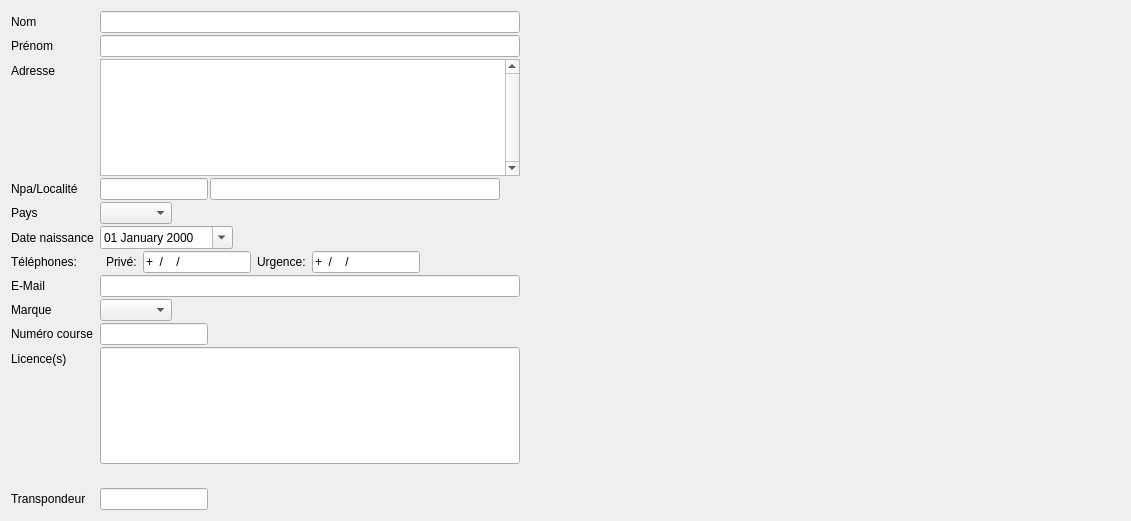
     <widget class="QWidget" name="formLayoutWidget">
      <property name="geometry">
       <rect>
        <x>260</x>
        <y>0</y>
        <width>1131</width>
        <height>521</height>
       </rect>
      </property>
      <layout class="QFormLayout" name="formLayout">
       <property name="fieldGrowthPolicy">
        <enum>QFormLayout::FieldsStayAtSizeHint</enum>
       </property>
       <property name="rowWrapPolicy">
        <enum>QFormLayout::DontWrapRows</enum>
       </property>
       <property name="verticalSpacing">
        <number>2</number>
       </property>
       <item row="0" column="0">
        <widget class="QLabel" name="label">
         <property name="text">
          <string>Nom</string>
         </property>
        </widget>
       </item>
       <item row="0" column="1">
        <widget class="QLineEdit" name="R_lastname">
         <property name="minimumSize">
          <size>
           <width>420</width>
           <height>0</height>
          </size>
         </property>
         <property name="text">
          <string/>
         </property>
        </widget>
       </item>
       <item row="1" column="0">
        <widget class="QLabel" name="label_6">
         <property name="text">
          <string>Prénom</string>
         </property>
        </widget>
       </item>
       <item row="1" column="1">
        <widget class="QLineEdit" name="R_firstname">
         <property name="minimumSize">
          <size>
           <width>420</width>
           <height>0</height>
          </size>
         </property>
         <property name="text">
          <string/>
         </property>
        </widget>
       </item>
       <item row="2" column="0">
        <widget class="QLabel" name="label_13">
         <property name="text">
          <string>Adresse</string>
         </property>
        </widget>
       </item>
       <item row="2" column="1">
        <widget class="QTextEdit" name="R_address">
         <property name="sizePolicy">
          <sizepolicy hsizetype="Expanding" vsizetype="Expanding">
           <horstretch>0</horstretch>
           <verstretch>0</verstretch>
          </sizepolicy>
         </property>
         <property name="minimumSize">
          <size>
           <width>420</width>
           <height>40</height>
          </size>
         </property>
         <property name="baseSize">
          <size>
           <width>420</width>
           <height>40</height>
          </size>
         </property>
         <property name="toolTip">
          <string notr="true"/>
         </property>
         <property name="statusTip">
          <string notr="true"/>
         </property>
         <property name="accessibleName">
          <string notr="true"/>
         </property>
         <property name="accessibleDescription">
          <string notr="true"/>
         </property>
         <property name="verticalScrollBarPolicy">
          <enum>Qt::ScrollBarAlwaysOn</enum>
         </property>
         <property name="horizontalScrollBarPolicy">
          <enum>Qt::ScrollBarAlwaysOff</enum>
         </property>
         <property name="sizeAdjustPolicy">
          <enum>QAbstractScrollArea::AdjustToContents</enum>
         </property>
         <property name="documentTitle">
          <string notr="true"/>
         </property>
         <property name="html">
          <string notr="true">&lt;!DOCTYPE HTML PUBLIC &quot;-//W3C//DTD HTML 4.0//EN&quot; &quot;http://www.w3.org/TR/REC-html40/strict.dtd&quot;&gt;
&lt;html&gt;&lt;head&gt;&lt;meta name=&quot;qrichtext&quot; content=&quot;1&quot; /&gt;&lt;style type=&quot;text/css&quot;&gt;
p, li { white-space: pre-wrap; }
&lt;/style&gt;&lt;/head&gt;&lt;body style=&quot; font-family:'DejaVu Sans'; font-size:10pt; font-weight:400; font-style:normal;&quot;&gt;
&lt;p style=&quot;-qt-paragraph-type:empty; margin-top:0px; margin-bottom:0px; margin-left:0px; margin-right:0px; -qt-block-indent:0; text-indent:0px;&quot;&gt;&lt;br /&gt;&lt;/p&gt;&lt;/body&gt;&lt;/html&gt;</string>
         </property>
         <property name="acceptRichText">
          <bool>false</bool>
         </property>
         <property name="placeholderText">
          <string notr="true"/>
         </property>
         <property name="inputMask" stdset="0">
          <string notr="true"/>
         </property>
         <property name="text" stdset="0">
          <string notr="true">R_Address</string>
         </property>
        </widget>
       </item>
       <item row="4" column="0">
        <widget class="QLabel" name="label_10">
         <property name="text">
          <string>Npa/Localité</string>
         </property>
        </widget>
       </item>
       <item row="4" column="1">
        <layout class="QHBoxLayout" name="horizontalLayout_2">
         <property name="spacing">
          <number>2</number>
         </property>
         <property name="topMargin">
          <number>0</number>
         </property>
         <property name="bottomMargin">
          <number>0</number>
         </property>
         <item>
          <widget class="QLineEdit" name="R_Npa">
           <property name="sizePolicy">
            <sizepolicy hsizetype="Fixed" vsizetype="Fixed">
             <horstretch>0</horstretch>
             <verstretch>0</verstretch>
            </sizepolicy>
           </property>
           <property name="toolTip">
            <string notr="true"/>
           </property>
           <property name="statusTip">
            <string notr="true"/>
           </property>
           <property name="accessibleName">
            <string notr="true"/>
           </property>
           <property name="accessibleDescription">
            <string notr="true"/>
           </property>
           <property name="inputMask">
            <string notr="true"/>
           </property>
           <property name="text">
            <string notr="true"/>
           </property>
           <property name="maxLength">
            <number>9</number>
           </property>
          </widget>
         </item>
         <item>
          <widget class="QLineEdit" name="R_City">
           <property name="minimumSize">
            <size>
             <width>290</width>
             <height>0</height>
            </size>
           </property>
           <property name="text">
            <string/>
           </property>
          </widget>
         </item>
        </layout>
       </item>
       <item row="9" column="0">
        <widget class="QLabel" name="label_14">
         <property name="text">
          <string>Pays</string>
         </property>
        </widget>
       </item>
       <item row="9" column="1">
        <widget class="QComboBox" name="R_Pays"/>
       </item>
       <item row="12" column="0">
        <widget class="QLabel" name="label_12">
         <property name="text">
          <string>Date naissance</string>
         </property>
        </widget>
       </item>
       <item row="12" column="1">
        <widget class="QDateEdit" name="R_date">
         <property name="inputMethodHints">
          <set>Qt::ImhDate|Qt::ImhPreferNumbers</set>
         </property>
         <property name="maximumDateTime">
          <datetime>
           <hour>23</hour>
           <minute>59</minute>
           <second>59</second>
           <year>7918</year>
           <month>1</month>
           <day>1</day>
          </datetime>
         </property>
         <property name="maximumDate">
          <date>
           <year>7918</year>
           <month>1</month>
           <day>1</day>
          </date>
         </property>
         <property name="displayFormat">
          <string>dd MMMM yyyy</string>
         </property>
         <property name="calendarPopup">
          <bool>true</bool>
         </property>
        </widget>
       </item>
       <item row="14" column="0">
        <widget class="QLabel" name="label_15">
         <property name="text">
          <string>Téléphones:</string>
         </property>
        </widget>
       </item>
       <item row="14" column="1">
        <layout class="QHBoxLayout" name="horizontalLayout_3">
         <property name="spacing">
          <number>6</number>
         </property>
         <property name="leftMargin">
          <number>6</number>
         </property>
         <property name="rightMargin">
          <number>6</number>
         </property>
         <item>
          <widget class="QLabel" name="label_16">
           <property name="text">
            <string>Privé:</string>
           </property>
          </widget>
         </item>
         <item>
          <widget class="QLineEdit" name="R_telephone">
           <property name="sizePolicy">
            <sizepolicy hsizetype="Expanding" vsizetype="Fixed">
             <horstretch>0</horstretch>
             <verstretch>0</verstretch>
            </sizepolicy>
           </property>
           <property name="mouseTracking">
            <bool>true</bool>
           </property>
           <property name="toolTip">
            <string notr="true"/>
           </property>
           <property name="statusTip">
            <string notr="true"/>
           </property>
           <property name="accessibleName">
            <string notr="true"/>
           </property>
           <property name="accessibleDescription">
            <string notr="true"/>
           </property>
           <property name="inputMethodHints">
            <set>Qt::ImhDialableCharactersOnly|Qt::ImhFormattedNumbersOnly</set>
           </property>
           <property name="inputMask">
            <string>+##/####/### ####</string>
           </property>
           <property name="text">
            <string notr="true">+// </string>
           </property>
           <property name="placeholderText">
            <string notr="true"/>
           </property>
          </widget>
         </item>
         <item>
          <widget class="QLabel" name="label_17">
           <property name="text">
            <string>Urgence:</string>
           </property>
          </widget>
         </item>
         <item>
          <widget class="QLineEdit" name="R_Urgence">
           <property name="inputMethodHints">
            <set>Qt::ImhDialableCharactersOnly|Qt::ImhFormattedNumbersOnly</set>
           </property>
           <property name="inputMask">
            <string notr="true">+##/####/### ####</string>
           </property>
           <property name="text">
            <string notr="true">+// </string>
           </property>
          </widget>
         </item>
        </layout>
       </item>
       <item row="16" column="0">
        <widget class="QLabel" name="label_3">
         <property name="text">
          <string>E-Mail</string>
         </property>
        </widget>
       </item>
       <item row="16" column="1">
        <widget class="QLineEdit" name="R_EMail">
         <property name="minimumSize">
          <size>
           <width>420</width>
           <height>0</height>
          </size>
         </property>
         <property name="toolTip">
          <string notr="true"/>
         </property>
         <property name="statusTip">
          <string notr="true"/>
         </property>
         <property name="accessibleName">
          <string notr="true"/>
         </property>
         <property name="accessibleDescription">
          <string notr="true"/>
         </property>
         <property name="inputMethodHints">
          <set>Qt::ImhEmailCharactersOnly</set>
         </property>
         <property name="inputMask">
          <string notr="true"/>
         </property>
         <property name="text">
          <string notr="true"/>
         </property>
         <property name="placeholderText">
          <string notr="true"/>
         </property>
        </widget>
       </item>
       <item row="19" column="0">
        <widget class="QLabel" name="label_11">
         <property name="text">
          <string>Marque</string>
         </property>
        </widget>
       </item>
       <item row="19" column="1">
        <widget class="QComboBox" name="R_brandMenu">
         <property name="toolTip">
          <string notr="true"/>
         </property>
         <property name="statusTip">
          <string notr="true"/>
         </property>
         <property name="accessibleName">
          <string notr="true"/>
         </property>
         <property name="accessibleDescription">
          <string notr="true"/>
         </property>
         <property name="editable">
          <bool>false</bool>
         </property>
         <property name="currentText">
          <string notr="true"/>
         </property>
        </widget>
       </item>
       <item row="22" column="0">
        <widget class="QLabel" name="label_8">
         <property name="text">
          <string>Numéro course</string>
         </property>
        </widget>
       </item>
       <item row="22" column="1">
        <widget class="QLineEdit" name="R_number">
         <property name="toolTip">
          <string notr="true"/>
         </property>
         <property name="statusTip">
          <string notr="true"/>
         </property>
         <property name="accessibleName">
          <string notr="true"/>
         </property>
         <property name="accessibleDescription">
          <string notr="true"/>
         </property>
         <property name="inputMethodHints">
          <set>Qt::ImhDialableCharactersOnly|Qt::ImhDigitsOnly</set>
         </property>
         <property name="text">
          <string notr="true"/>
         </property>
         <property name="maxLength">
          <number>5</number>
         </property>
        </widget>
       </item>
       <item row="23" column="0">
        <widget class="QLabel" name="label_4">
         <property name="text">
          <string>Licence(s)</string>
         </property>
        </widget>
       </item>
       <item row="23" column="1">
        <widget class="QLineEdit" name="R_licences">
         <property name="sizePolicy">
          <sizepolicy hsizetype="Expanding" vsizetype="Expanding">
           <horstretch>0</horstretch>
           <verstretch>0</verstretch>
          </sizepolicy>
         </property>
         <property name="minimumSize">
          <size>
           <width>420</width>
           <height>0</height>
          </size>
         </property>
         <property name="toolTip">
          <string notr="true"/>
         </property>
         <property name="statusTip">
          <string notr="true"/>
         </property>
         <property name="accessibleName">
          <string notr="true"/>
         </property>
         <property name="accessibleDescription">
          <string notr="true"/>
         </property>
         <property name="inputMethodHints">
          <set>Qt::ImhMultiLine</set>
         </property>
         <property name="inputMask">
          <string notr="true"/>
         </property>
         <property name="text">
          <string notr="true"/>
         </property>
        </widget>
       </item>
       <item row="25" column="0" colspan="2">
        <spacer name="horizontalSpacer">
         <property name="orientation">
          <enum>Qt::Horizontal</enum>
         </property>
         <property name="sizeHint" stdset="0">
          <size>
           <width>40</width>
           <height>20</height>
          </size>
         </property>
        </spacer>
       </item>
       <item row="27" column="0">
        <widget class="QLabel" name="label_7">
         <property name="text">
          <string>Transpondeur</string>
         </property>
        </widget>
       </item>
       <item row="27" column="1">
        <widget class="QLineEdit" name="R_transponder">
         <property name="toolTip">
          <string notr="true"/>
         </property>
         <property name="statusTip">
          <string notr="true"/>
         </property>
         <property name="accessibleName">
          <string notr="true"/>
         </property>
         <property name="accessibleDescription">
          <string notr="true"/>
         </property>
         <property name="inputMethodHints">
          <set>Qt::ImhDialableCharactersOnly|Qt::ImhDigitsOnly|Qt::ImhFormattedNumbersOnly</set>
         </property>
         <property name="text">
          <string notr="true"/>
         </property>
         <property name="maxLength">
          <number>12</number>
         </property>
        </widget>
       </item>
      </layout>
     </widget>
